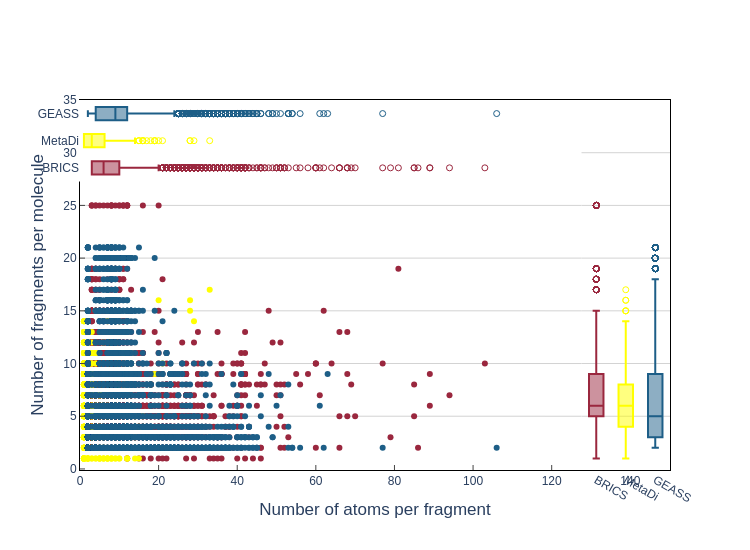

The cell this chart's notebook holds for it:
### Code cell
import plotly.graph_objects as go

fig = go.Figure()
datasets = [("BRICS", df_brics, "#9A273E"),
            ('MetaDi', df_syn, 'yellow'),
            ("GEASS", df_geass, "#1D5E87")]

for name, df, color in datasets:
    fig.add_trace(go.Scatter(
        x=df['n_atoms'],
        y=df['n_frags'],
        mode='markers',
        name=name,
        marker=dict(size=6, color=color)))

for name, df, color in datasets:
    fig.add_trace(go.Box(
        y=df['n_frags'],
        xaxis='x2',
        name=name,
        boxpoints='outliers',
        marker=dict(symbol='circle-open', size=6),
        # hoverinfo='skip',
        showlegend=False,
        line=dict(color=color)))

for name, df, color in datasets:
    fig.add_trace(go.Box(
        x=df['n_atoms'],
        yaxis='y2',
        name=name,
        boxpoints='outliers',
        marker=dict(symbol='circle-open', size=6),
        # hoverinfo='skip',
        showlegend=False,
        line=dict(color=color)))

fig.update_layout(
    width=750, height=550,
    # margin=dict(t=10, b=50, l=70, r=10),

    font=dict(family="sans-serif"),
    showlegend=False,
    plot_bgcolor='white',
    paper_bgcolor='white',


    xaxis=dict(
        # domain=[0, 0.8],
        title='Number of atoms per fragment',
        title_font=dict(size=17),
        showline=True,
        mirror=True,
        linecolor='black',
        ticks="inside",
        range=[0, 150.1],
    ),
    yaxis=dict(
        # domain=[0, 0.8],
        title='Number of fragments per molecule',
        title_font=dict(size=17),
        showline=True,
        mirror=True,
        showgrid=True,
        gridcolor='lightgrey',
        ticks="inside",
        linecolor='black',
        range=[-0.1, 35],),

    xaxis2=dict(  # right boxes
        domain=[0.85, 1]),

    yaxis2=dict(  # top boxes
        domain=[0.78, 1]),
)

fig.show(config={"toImageButtonOptions": {"format": "png", "scale": 5}})

### Figure 1 — Plotly figure (JSON) as saved in the notebook; plotly's stock layout.template omitted (floating-point values rounded to 4 significant figures; data arrays with more than 128 entries replaced by an {"elided": "..."} marker saying what was removed)
{"data": [{"marker": {"color": "#9A273E", "size": 6}, "mode": "markers", "name": "BRICS", "type": "scatter", "x": {"elided": "5444 int values"}, "y": {"elided": "5444 int values"}}, {"marker": {"color": "yellow", "size": 6}, "mode": "markers", "name": "MetaDi", "type": "scatter", "x": {"elided": "605 int values"}, "y": {"elided": "605 int values"}}, {"marker": {"color": "#1D5E87", "size": 6}, "mode": "markers", "name": "GEASS", "type": "scatter", "x": {"elided": "4174 int values"}, "y": {"elided": "4174 int values"}}, {"boxpoints": "outliers", "line": {"color": "#9A273E"}, "marker": {"size": 6, "symbol": "circle-open"}, "name": "BRICS", "showlegend": false, "type": "box", "xaxis": "x2", "y": {"elided": "5444 int values"}}, {"boxpoints": "outliers", "line": {"color": "yellow"}, "marker": {"size": 6, "symbol": "circle-open"}, "name": "MetaDi", "showlegend": false, "type": "box", "xaxis": "x2", "y": {"elided": "605 int values"}}, {"boxpoints": "outliers", "line": {"color": "#1D5E87"}, "marker": {"size": 6, "symbol": "circle-open"}, "name": "GEASS", "showlegend": false, "type": "box", "xaxis": "x2", "y": {"elided": "4174 int values"}}, {"boxpoints": "outliers", "line": {"color": "#9A273E"}, "marker": {"size": 6, "symbol": "circle-open"}, "name": "BRICS", "showlegend": false, "type": "box", "x": {"elided": "5444 int values"}, "yaxis": "y2"}, {"boxpoints": "outliers", "line": {"color": "yellow"}, "marker": {"size": 6, "symbol": "circle-open"}, "name": "MetaDi", "showlegend": false, "type": "box", "x": {"elided": "605 int values"}, "yaxis": "y2"}, {"boxpoints": "outliers", "line": {"color": "#1D5E87"}, "marker": {"size": 6, "symbol": "circle-open"}, "name": "GEASS", "showlegend": false, "type": "box", "x": {"elided": "4174 int values"}, "yaxis": "y2"}], "layout": {"font": {"family": "sans-serif"}, "height": 550, "paper_bgcolor": "white", "plot_bgcolor": "white", "showlegend": false, "width": 750, "xaxis": {"linecolor": "black", "mirror": true, "range": [0, 150.1], "showline": true, "ticks": "inside", "title": {"font": {"size": 17}, "text": "Number of atoms per fragment"}}, "xaxis2": {"domain": [0.85, 1]}, "yaxis": {"gridcolor": "lightgrey", "linecolor": "black", "mirror": true, "range": [-0.1, 35], "showgrid": true, "showline": true, "ticks": "inside", "title": {"font": {"size": 17}, "text": "Number of fragments per molecule"}}, "yaxis2": {"domain": [0.78, 1]}}}
